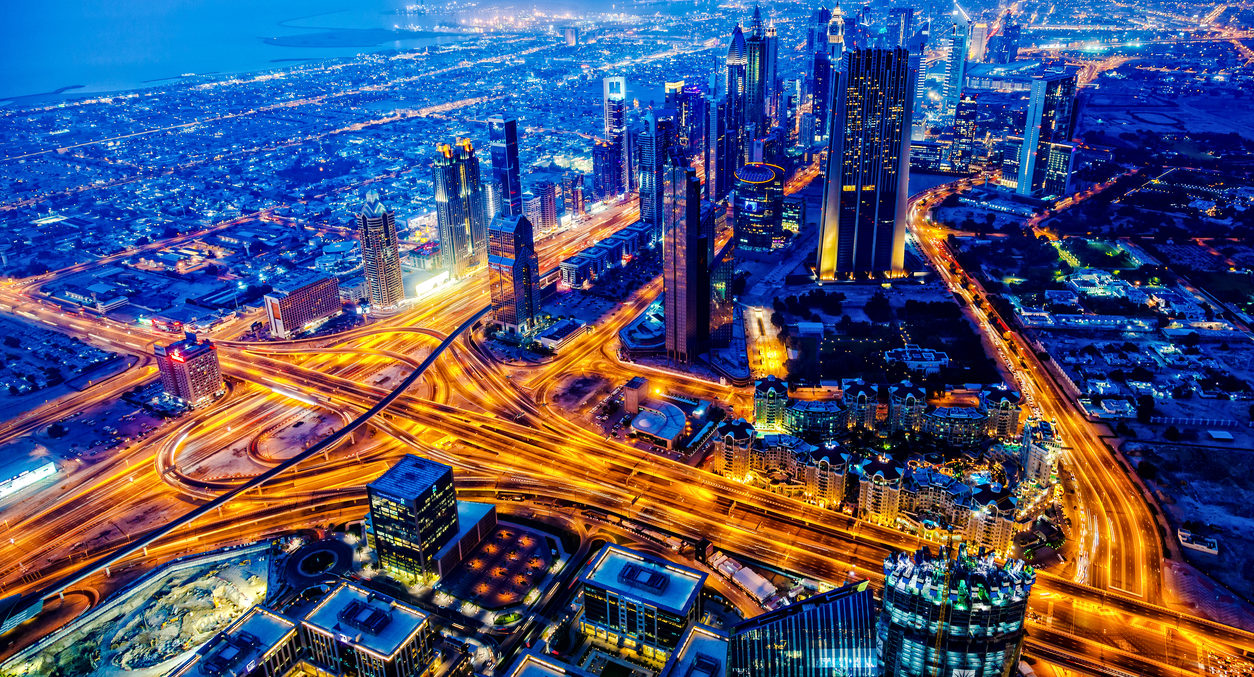
//> input picture Mídias/Prática2/imagem_1.jpg, 1254 x 677 px
$ ./code6 '../Mídias/Prática2/imagem_1.jpg'   (built with g++ and OpenCV 4)
//> lines starting //> are read from the running program, lines starting //| are printed output that depends on the picture
/*
WorkshpS - Minicurso de Visão Computacional : Uma introdução a OpenCV com C++ -
- desenvolvimento de trackbars e filtros utilizados na eliminação de ruídos
*/
#include "opencv2/imgcodecs.hpp"
#include "opencv2/highgui.hpp"
#include "opencv2/imgproc.hpp"
#include <iostream>

using namespace cv;
using namespace std;

int val_blur, val_gau, val_med, val_bil;
Mat dst, img;

void Blur(int, void*){
	int i = 2*val_blur+1;
	blur(img,dst,Size(i,i),Point(-1,-1),BORDER_DEFAULT);
	/*
	A função blur é uma das funções que esfumaçam(tiram o foco) da imagem
    Parâmetros: imagem de entrada, imagem de saída, o tamanho do kernel, a coordenada da âncora
    do kernel se (-1,-1) representa o centro, o tipo de borda

    O que ele faz é o kernel = 1/(ksize.width*ksize.heigth) * [matriz de 1 do tamanho de size]
	*/
	imshow("Result Image",dst);
}

void Gaussian_Blur(int, void*){
	int i = 2*val_gau+1;
	GaussianBlur(img,dst,Size(i,i),0,0);
	imshow("Result Image",dst);
	/*
	Função que aplica o filtro GaussianBlur
    Parâmetros: imagem de entrada, imagem de saida, tamanho do kernel,
    derivada de x (dx = 0 max intensidade), derivada de y
	*/
}

void Median_Blur(int, void*){
	int i = 2*val_med+1;
	medianBlur(img,dst,i);
	/*
	Aplica o filtro median blur também utilizado como efeito de esfumaçar para tratamento de ruido
	Recebe a imagem de entrada, imagem de saída e tamanho do kernel que precisa só de uma coordenada
	por ser um quadrado.
	*/

	imshow("Result Image",dst);
}

void Bilateral_Filter(int, void*){
	int i = 2*val_bil+1;
	bilateralFilter(img,dst,i,i*2,i/2);
	/*
    Parâmetros: imagem entrada, imagem saída, diametro que estou pegando de cada pixel vizinho,
    sigmaColor, sigmaSpace

    sigmaColor : Filtro sigma no espaço de cores.
    Um valor maior do parâmetro significa que cores mais distantes dentro da vizinhança
    do pixel (ver sigmaSpace) serão misturadas, resultando em áreas maiores de cor semi-igual.

    sigmaSpace: Filtro sigma no espaço de coordenadas. Um valor maior do parâmetro significa
    que pixels mais distantes influenciarão um ao outro, desde que suas cores estejam próximas
    o suficiente (veja sigmaColor). Quando d> 0, especifica o tamanho da vizinhança,
    independentemente do sigmaSpace. Caso contrário, d é proporcional ao sigmaSpace
    */
	imshow("Result Image",dst);
}

int main( int argc, char* argv[] )
{
	char* imageName = argv[1];

   	img = imread(imageName, IMREAD_COLOR);
//> img is the input picture: 677 rows x 1254 cols, CV_8UC3; mean B, G, R 114.2, 81.2, 75.8

	namedWindow("Original Image",WINDOW_NORMAL);
	namedWindow("Result Image",WINDOW_NORMAL);
	resizeWindow("Result Image",Size(700,700));
	moveWindow("Original Image",100,0);
	moveWindow("Result Image",500,0);
	/*
	Função para mover uma janela, tomo como ponto (0,0) o canto superior esquerdo da tela,
	recebe como parâmetros o nome da janela a ser movida, quantidades de pixes no eixo x,
	quantidade de pixels no eixo y
	*/
	imshow("Original Image",img);
	createTrackbar("Blur: ","Result Image",&val_blur,15,Blur);
//> slider 'Blur: ' is set to 5
	createTrackbar("Gaussian Blur: ","Result Image",&val_gau,15,Gaussian_Blur);
//> slider 'Gaussian Blur: ' is set to 5
	createTrackbar("Median Blur : ","Result Image",&val_med,15,Median_Blur);
//> slider 'Median Blur : ' is set to 5
	createTrackbar("Bilateral Filter : ","Result Image",&val_bil,15,Bilateral_Filter);
//> slider 'Bilateral Filter : ' is set to 5
	/*
	Cria um trackbar e o anexa à janela especificada.
    A função createTrackbar cria uma barra de controle (um controle deslizante ou range)
    com o nome e faixa especificados, atribui um valor variável para ser uma posição
    sincronizada com o trackbar e especifica a função de retorno de chamada onChange
    a ser chamada na mudança de posição do trackbar. A barra de controle criada é exibida
    no nome da janela especificado.

    Parâmetros: nome da trackbar, nome da janale utilizada, ponteiro opcional ,
    máxima posição do slider, onChange, userdata

    ponteiro opcional: Ponteiro opcional para uma variável inteira cujo valor reflete a
    posição do controle deslizante. Na criação, a posição do controle deslizante é definida por
    essa variável


    onChange : Ponteiro para a função a ser chamada toda vez que o controle deslizante mudar de posição.
    Esta função deve ser prototipada como void Foo (int, void *); , onde o primeiro parâmetro é a posição
    da barra de controle e o segundo parâmetro são os dados do usuário (veja o próximo parâmetro).
    Se o retorno de chamada for o ponteiro NULL, nenhum retorno de chamada será chamado, mas somente o
    valor será atualizado.
    database:

    database: Dados do usuário que são passados como estão para o retorno de chamada. Pode ser usado
    para manipular eventos de trackbar sem usar variáveis globais
	*/
	Blur(0,0);
//> in Blur, `blur(img,dst,Size(i,i),Point(-1,-1),BORDER_DEFAULT);`:
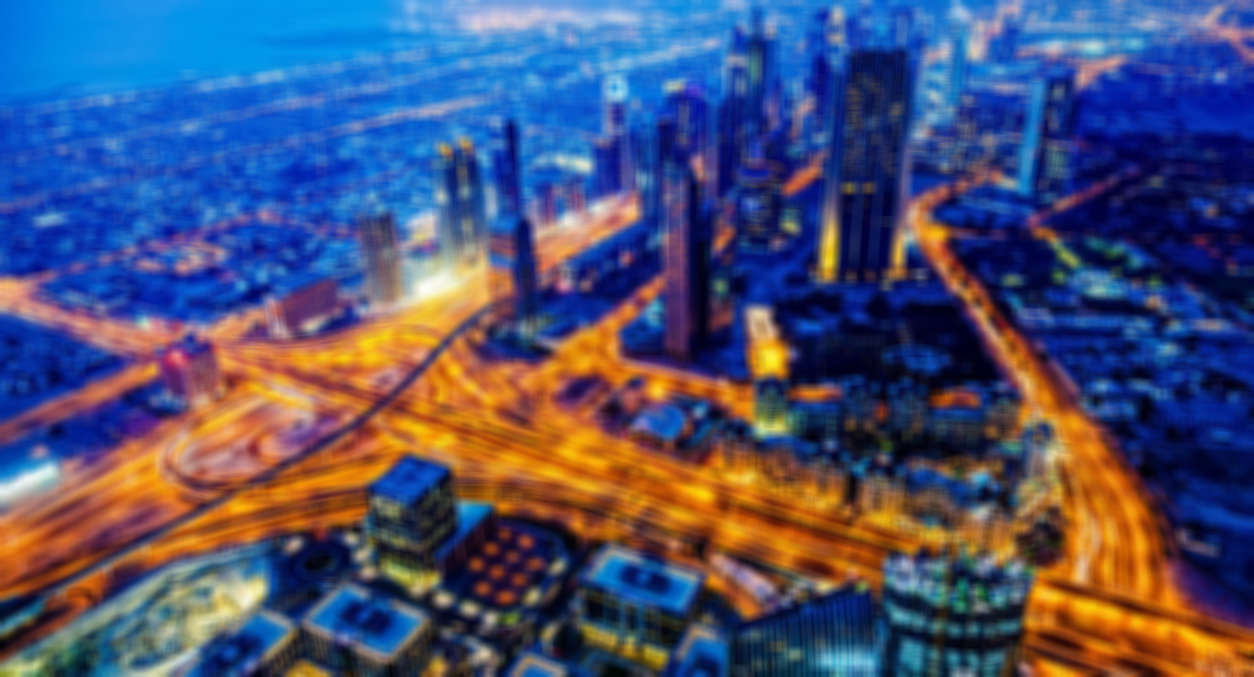
//> dst: 677 rows x 1254 cols, CV_8UC3; mean B, G, R 114.2, 81.3, 75.8
	Gaussian_Blur(0,0);
//> in Gaussian_Blur, `GaussianBlur(img,dst,Size(i,i),0,0);`:
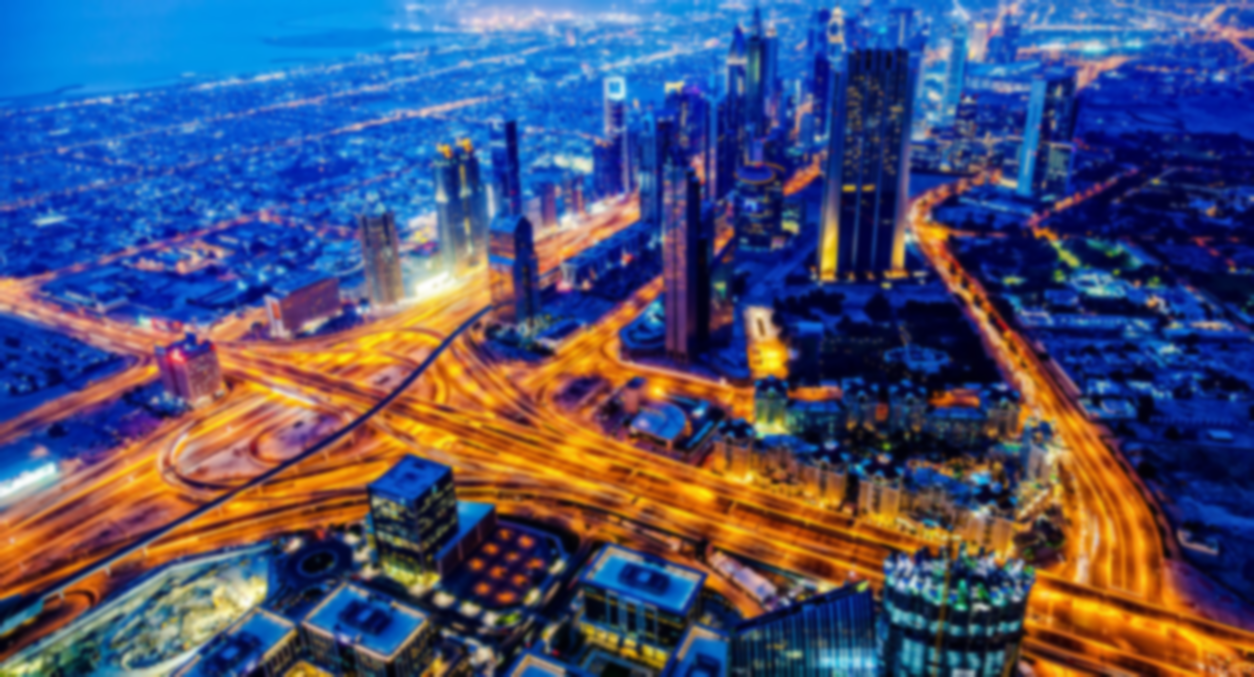
//> dst: 677 rows x 1254 cols, CV_8UC3; mean B, G, R 114.2, 81.2, 75.8
	Median_Blur(0,0);
//> in Median_Blur, `medianBlur(img,dst,i);`:
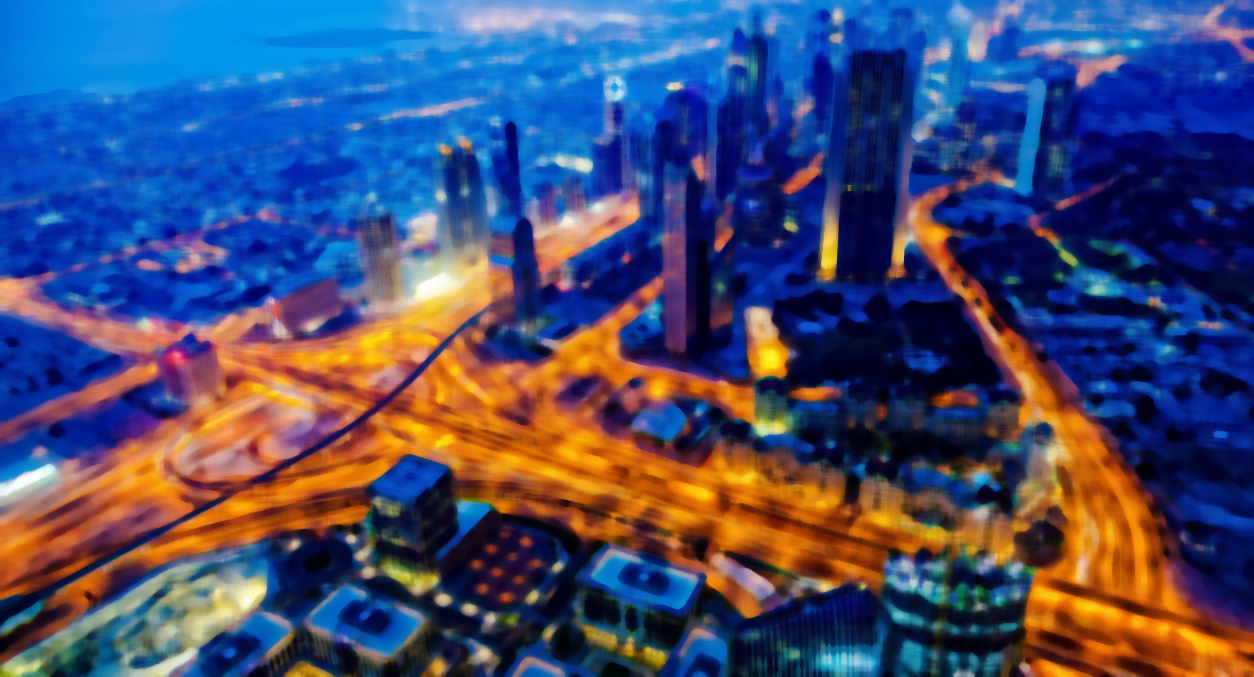
//> dst: 677 rows x 1254 cols, CV_8UC3; mean B, G, R 111.5, 75.9, 69
	Bilateral_Filter(0,0);
	waitKey(0);
	destroyAllWindows();
	img.release();
	dst.release();
	return 0;
}
